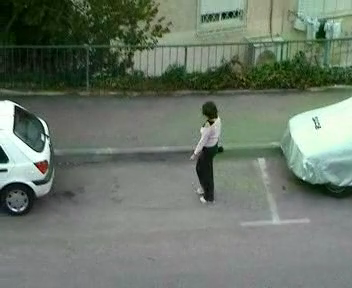
#> input picture frame 47 of woman.mp4, 352 x 288 px, given in place of sample8.mpg, which was not available
$ python 'noise removal.py'
#> lines starting #> are read from the running program, lines starting #| are printed output that depends on the picture; pictures that were not available may be replaced by others from this repository, and a replacement may not be noted
import numpy as np
import cv2
from matplotlib import pyplot as plt
cap = cv2.VideoCapture('sample8.mpg')
# create a list of first 5 frames
img = [cap.read()[1] for i in range(5)]
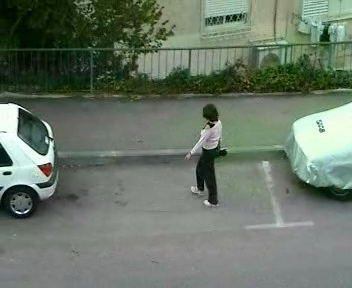
#> input picture frame 48 of woman.mp4, 352 x 288 px, given in place of sample8.mpg, which was not available
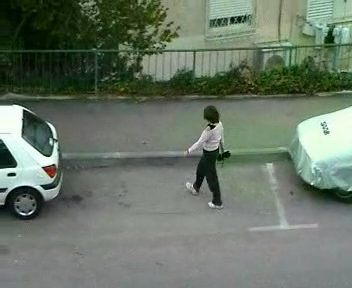
#> input picture frame 49 of woman.mp4, 352 x 288 px, given in place of sample8.mpg, which was not available
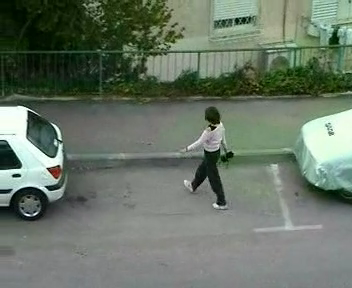
#> input picture frame 50 of woman.mp4, 352 x 288 px, given in place of sample8.mpg, which was not available
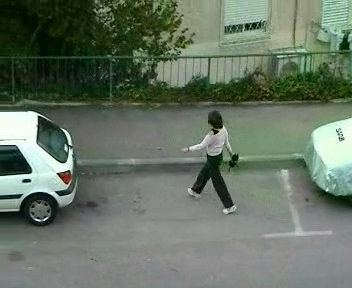
#> input picture frame 51 of woman.mp4, 352 x 288 px, given in place of sample8.mpg, which was not available
#> img = 5 items
# convert all to grayscale
gray = [cv2.cvtColor(i, cv2.COLOR_BGR2GRAY) for i in img]
#> gray = 5 items
# convert all to float64
gray = [np.float64(i) for i in gray]
# create a noise of variance 25
noise = np.random.randn(*gray[1].shape)*10
# Add this noise to images
noisy = [i+noise for i in gray]
#> noisy = 5 items
# Convert back to uint8
noisy = [np.uint8(np.clip(i,0,255)) for i in noisy]
# Denoise 3rd frame considering all the 5 frames
dst = cv2.fastNlMeansDenoisingMulti(noisy, 2, 5, None, 4, 7, 35)
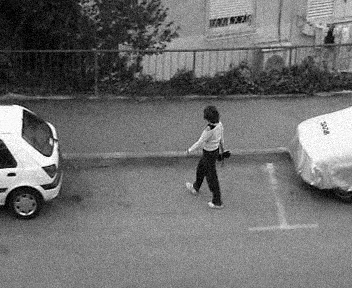
#> dst: shape (288, 352); min 0, max 255, mean 111.5
plt.subplot(131),plt.imshow(gray[2],'gray')
plt.subplot(132),plt.imshow(noisy[2],'gray')
plt.subplot(133),plt.imshow(dst,'gray')
plt.show()
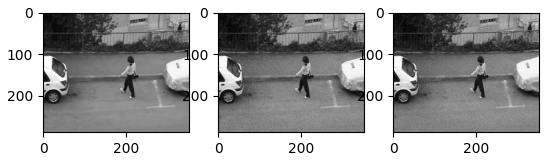
#> figure drawn by matplotlib, 3 panels

$ run again, starting later in the video
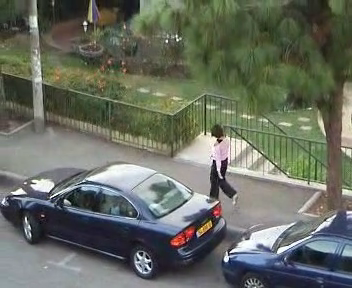
#> input picture frame 215 of woman.mp4, 352 x 288 px, given in place of sample8.mpg, which was not available
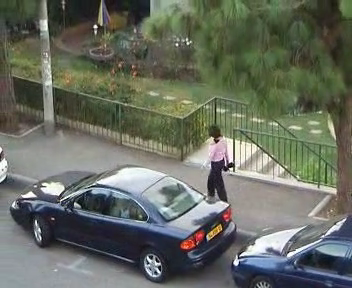
#> input picture frame 219 of woman.mp4, 352 x 288 px, given in place of sample8.mpg, which was not available
#> img = 5 items
#> `plt.show()`:
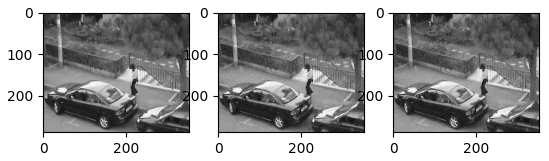
#> figure drawn by matplotlib, 3 panels

$ run again, starting later in the video
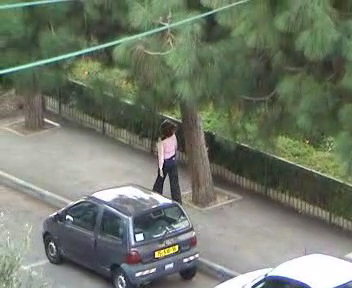
#> input picture frame 383 of woman.mp4, 352 x 288 px, given in place of sample8.mpg, which was not available
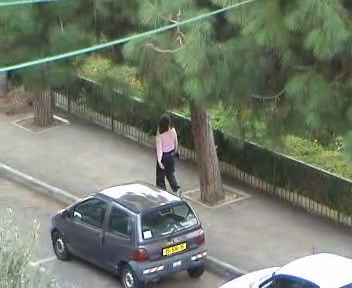
#> input picture frame 387 of woman.mp4, 352 x 288 px, given in place of sample8.mpg, which was not available
#> img = 5 items
#> `plt.show()`:
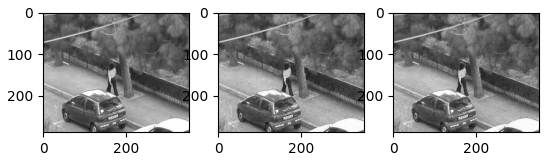
#> figure drawn by matplotlib, 3 panels
